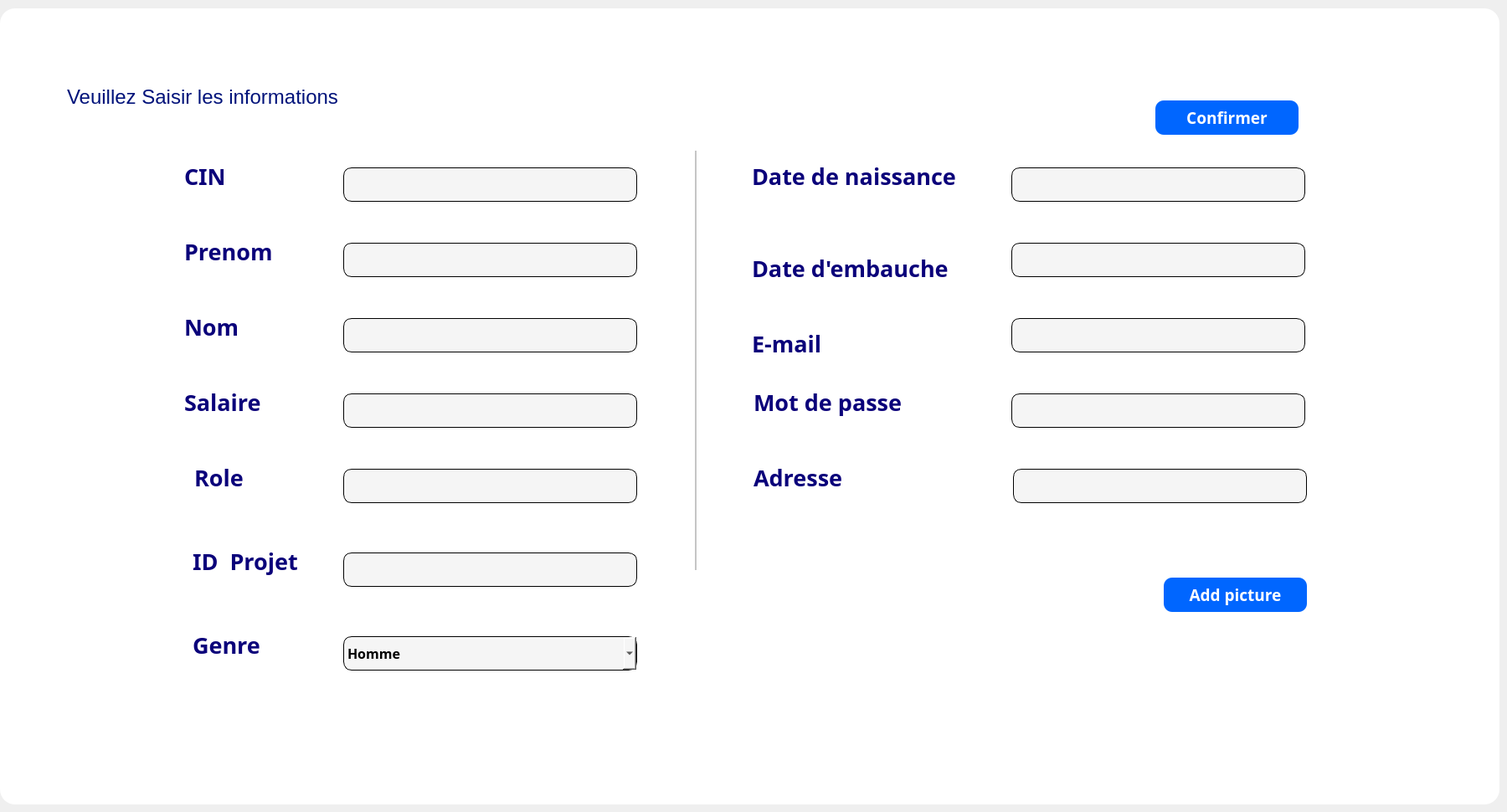
      <widget class="QWidget" name="tab_2">
       <attribute name="icon">
        <iconset resource="D:/volve/untitled22/res.qrc">
         <normaloff>:/icon/icons/icons8-crayon-64.png</normaloff>:/icon/icons/icons8-crayon-64.png</iconset>
       </attribute>
       <attribute name="title">
        <string>Modifier</string>
       </attribute>
       <widget class="QFrame" name="frame_6">
        <property name="geometry">
         <rect>
          <x>0</x>
          <y>10</y>
          <width>1791</width>
          <height>951</height>
         </rect>
        </property>
        <property name="styleSheet">
         <string notr="true">border-radius:18px;
background:white;
</string>
        </property>
        <property name="frameShape">
         <enum>QFrame::StyledPanel</enum>
        </property>
        <property name="frameShadow">
         <enum>QFrame::Raised</enum>
        </property>
        <widget class="QLineEdit" name="le_roleM">
         <property name="geometry">
          <rect>
           <x>410</x>
           <y>550</y>
           <width>351</width>
           <height>41</height>
          </rect>
         </property>
         <property name="styleSheet">
          <string notr="true">border-radius: 10px;
background: #F5F5F5;
border: 1px solid #000000;
padding-bottom:7px;</string>
         </property>
        </widget>
        <widget class="QLabel" name="lab_mdbM">
         <property name="geometry">
          <rect>
           <x>900</x>
           <y>440</y>
           <width>181</width>
           <height>61</height>
          </rect>
         </property>
         <property name="font">
          <font>
           <family>Yu Gothic UI Semibold</family>
           <pointsize>20</pointsize>
           <weight>75</weight>
           <bold>true</bold>
          </font>
         </property>
         <property name="styleSheet">
          <string notr="true">color: rgb(10, 0, 122);</string>
         </property>
         <property name="text">
          <string>Mot de passe</string>
         </property>
        </widget>
        <widget class="QLineEdit" name="le_emailM">
         <property name="geometry">
          <rect>
           <x>1208</x>
           <y>370</y>
           <width>351</width>
           <height>41</height>
          </rect>
         </property>
         <property name="styleSheet">
          <string notr="true">border-radius: 10px;
background: #F5F5F5;
border: 1px solid #000000;
padding-bottom:7px;</string>
         </property>
        </widget>
        <widget class="QLineEdit" name="le_salaireM">
         <property name="geometry">
          <rect>
           <x>410</x>
           <y>460</y>
           <width>351</width>
           <height>41</height>
          </rect>
         </property>
         <property name="styleSheet">
          <string notr="true">border-radius: 10px;
background: #F5F5F5;
border: 1px solid #000000;
padding-bottom:7px;</string>
         </property>
        </widget>
        <widget class="QLabel" name="lab_embM">
         <property name="geometry">
          <rect>
           <x>898</x>
           <y>280</y>
           <width>271</width>
           <height>61</height>
          </rect>
         </property>
         <property name="font">
          <font>
           <family>Yu Gothic UI Semibold</family>
           <pointsize>20</pointsize>
           <weight>75</weight>
           <bold>true</bold>
          </font>
         </property>
         <property name="styleSheet">
          <string notr="true">color: rgb(10, 0, 122);</string>
         </property>
         <property name="text">
          <string>Date d'embauche</string>
         </property>
        </widget>
        <widget class="QLineEdit" name="le_dnM">
         <property name="geometry">
          <rect>
           <x>1208</x>
           <y>190</y>
           <width>351</width>
           <height>41</height>
          </rect>
         </property>
         <property name="styleSheet">
          <string notr="true">border-radius: 10px;
background: #F5F5F5;
border: 1px solid #000000;
padding-bottom:7px;</string>
         </property>
        </widget>
        <widget class="QLabel" name="lab_dnM">
         <property name="geometry">
          <rect>
           <x>898</x>
           <y>170</y>
           <width>281</width>
           <height>61</height>
          </rect>
         </property>
         <property name="font">
          <font>
           <family>Yu Gothic UI Semibold</family>
           <pointsize>20</pointsize>
           <weight>75</weight>
           <bold>true</bold>
          </font>
         </property>
         <property name="styleSheet">
          <string notr="true">color: rgb(10, 0, 122);</string>
         </property>
         <property name="text">
          <string>Date de naissance</string>
         </property>
        </widget>
        <widget class="QLabel" name="lab_roleM">
         <property name="geometry">
          <rect>
           <x>232</x>
           <y>540</y>
           <width>131</width>
           <height>41</height>
          </rect>
         </property>
         <property name="font">
          <font>
           <family>Yu Gothic UI Semibold</family>
           <pointsize>20</pointsize>
           <weight>75</weight>
           <bold>true</bold>
          </font>
         </property>
         <property name="styleSheet">
          <string notr="true">color: rgb(10, 0, 122);</string>
         </property>
         <property name="text">
          <string>Role</string>
         </property>
        </widget>
        <widget class="QLabel" name="lab_prM">
         <property name="geometry">
          <rect>
           <x>220</x>
           <y>260</y>
           <width>261</width>
           <height>61</height>
          </rect>
         </property>
         <property name="font">
          <font>
           <family>Yu Gothic UI Semibold</family>
           <pointsize>20</pointsize>
           <weight>75</weight>
           <bold>true</bold>
          </font>
         </property>
         <property name="styleSheet">
          <string notr="true">color: rgb(10, 0, 122);</string>
         </property>
         <property name="text">
          <string>Prenom</string>
         </property>
        </widget>
        <widget class="QLineEdit" name="le_prenomM">
         <property name="geometry">
          <rect>
           <x>410</x>
           <y>280</y>
           <width>351</width>
           <height>41</height>
          </rect>
         </property>
         <property name="styleSheet">
          <string notr="true">border-radius: 10px;
background: #F5F5F5;
border: 1px solid #000000;
padding-bottom:7px;</string>
         </property>
        </widget>
        <widget class="QLabel" name="lab_salM">
         <property name="geometry">
          <rect>
           <x>220</x>
           <y>440</y>
           <width>151</width>
           <height>61</height>
          </rect>
         </property>
         <property name="font">
          <font>
           <family>Yu Gothic UI Semibold</family>
           <pointsize>20</pointsize>
           <weight>75</weight>
           <bold>true</bold>
          </font>
         </property>
         <property name="styleSheet">
          <string notr="true">color: rgb(10, 0, 122);</string>
         </property>
         <property name="text">
          <string>Salaire</string>
         </property>
        </widget>
        <widget class="QLineEdit" name="le_nomM">
         <property name="geometry">
          <rect>
           <x>410</x>
           <y>370</y>
           <width>351</width>
           <height>41</height>
          </rect>
         </property>
         <property name="styleSheet">
          <string notr="true">border-radius: 10px;
background: #F5F5F5;
border: 1px solid #000000;
padding-bottom:7px;</string>
         </property>
        </widget>
        <widget class="Line" name="line_2">
         <property name="geometry">
          <rect>
           <x>830</x>
           <y>170</y>
           <width>2</width>
           <height>501</height>
          </rect>
         </property>
         <property name="font">
          <font>
           <pointsize>2</pointsize>
          </font>
         </property>
         <property name="styleSheet">
          <string notr="true">background:rgb(197, 197, 197);</string>
         </property>
         <property name="orientation">
          <enum>Qt::Vertical</enum>
         </property>
        </widget>
        <widget class="QLabel" name="lab_emailM">
         <property name="geometry">
          <rect>
           <x>898</x>
           <y>370</y>
           <width>151</width>
           <height>61</height>
          </rect>
         </property>
         <property name="font">
          <font>
           <family>Yu Gothic UI Semibold</family>
           <pointsize>20</pointsize>
           <weight>75</weight>
           <bold>true</bold>
          </font>
         </property>
         <property name="styleSheet">
          <string notr="true">color: rgb(10, 0, 122);</string>
         </property>
         <property name="text">
          <string>E-mail</string>
         </property>
        </widget>
        <widget class="QPushButton" name="pb_add_pM">
         <property name="geometry">
          <rect>
           <x>1390</x>
           <y>680</y>
           <width>171</width>
           <height>41</height>
          </rect>
         </property>
         <property name="font">
          <font>
           <family>Yu Gothic UI Semibold</family>
           <pointsize>14</pointsize>
           <weight>75</weight>
           <bold>true</bold>
          </font>
         </property>
         <property name="styleSheet">
          <string notr="true">QPushButton {
background:rgb(0, 102, 255);
color:white;
border-radius: 10px;
}

QPushButton::hover
{
background:rgb(0, 51, 162);
color:white;
border-radius: 10px;

}</string>
         </property>
         <property name="text">
          <string>Add picture</string>
         </property>
        </widget>
        <widget class="QLineEdit" name="le_mdpM">
         <property name="geometry">
          <rect>
           <x>1208</x>
           <y>460</y>
           <width>351</width>
           <height>41</height>
          </rect>
         </property>
         <property name="styleSheet">
          <string notr="true">border-radius: 10px;
background: #F5F5F5;
border: 1px solid #000000;
padding-bottom:7px;</string>
         </property>
        </widget>
        <widget class="QLabel" name="lab_nomM">
         <property name="geometry">
          <rect>
           <x>220</x>
           <y>350</y>
           <width>161</width>
           <height>61</height>
          </rect>
         </property>
         <property name="font">
          <font>
           <family>Yu Gothic UI Semibold</family>
           <pointsize>20</pointsize>
           <weight>75</weight>
           <bold>true</bold>
          </font>
         </property>
         <property name="styleSheet">
          <string notr="true">color: rgb(10, 0, 122);</string>
         </property>
         <property name="text">
          <string>Nom</string>
         </property>
        </widget>
        <widget class="QLineEdit" name="le_embM">
         <property name="geometry">
          <rect>
           <x>1208</x>
           <y>280</y>
           <width>351</width>
           <height>41</height>
          </rect>
         </property>
         <property name="styleSheet">
          <string notr="true">border-radius: 10px;
background: #F5F5F5;
border: 1px solid #000000;
padding-bottom:7px;</string>
         </property>
        </widget>
        <widget class="QLabel" name="profilePictureLabel_2">
         <property name="geometry">
          <rect>
           <x>1050</x>
           <y>660</y>
           <width>171</width>
           <height>131</height>
          </rect>
         </property>
         <property name="text">
          <string/>
         </property>
        </widget>
        <widget class="QLabel" name="label_vs_2">
         <property name="geometry">
          <rect>
           <x>80</x>
           <y>90</y>
           <width>501</width>
           <height>31</height>
          </rect>
         </property>
         <property name="font">
          <font>
           <pointsize>18</pointsize>
          </font>
         </property>
         <property name="styleSheet">
          <string notr="true">color: r;
color: rgb(0, 18, 122);</string>
         </property>
         <property name="text">
          <string>Veuillez Saisir les informations </string>
         </property>
        </widget>
        <widget class="QPushButton" name="pb_modifier">
         <property name="geometry">
          <rect>
           <x>1380</x>
           <y>110</y>
           <width>171</width>
           <height>41</height>
          </rect>
         </property>
         <property name="font">
          <font>
           <family>Yu Gothic UI Semibold</family>
           <pointsize>14</pointsize>
           <weight>75</weight>
           <bold>true</bold>
          </font>
         </property>
         <property name="cursor">
          <cursorShape>PointingHandCursor</cursorShape>
         </property>
         <property name="styleSheet">
          <string notr="true">QPushButton {
background:rgb(0, 102, 255);
color:white;
border-radius: 10px;
}

QPushButton::hover
{
background:rgb(0, 51, 162);
color:white;
border-radius: 10px;

}</string>
         </property>
         <property name="text">
          <string>Confirmer</string>
         </property>
         <property name="icon">
          <iconset resource="D:/volve/untitled22/res.qrc">
           <normaloff>:/icon/icons/icons8-ok-64.png</normaloff>:/icon/icons/icons8-ok-64.png</iconset>
         </property>
         <property name="iconSize">
          <size>
           <width>30</width>
           <height>30</height>
          </size>
         </property>
        </widget>
        <widget class="QLineEdit" name="le_adresseM">
         <property name="geometry">
          <rect>
           <x>1210</x>
           <y>550</y>
           <width>351</width>
           <height>41</height>
          </rect>
         </property>
         <property name="styleSheet">
          <string notr="true">border-radius: 10px;
background: #F5F5F5;
border: 1px solid #000000;
padding-bottom:7px;</string>
         </property>
        </widget>
        <widget class="QLabel" name="lab_adresse_3">
         <property name="geometry">
          <rect>
           <x>900</x>
           <y>530</y>
           <width>181</width>
           <height>61</height>
          </rect>
         </property>
         <property name="font">
          <font>
           <family>Yu Gothic UI Semibold</family>
           <pointsize>20</pointsize>
           <weight>75</weight>
           <bold>true</bold>
          </font>
         </property>
         <property name="styleSheet">
          <string notr="true">color: rgb(10, 0, 122);</string>
         </property>
         <property name="text">
          <string>Adresse</string>
         </property>
        </widget>
        <widget class="QLabel" name="lab_cin_6">
         <property name="geometry">
          <rect>
           <x>230</x>
           <y>630</y>
           <width>151</width>
           <height>61</height>
          </rect>
         </property>
         <property name="font">
          <font>
           <family>Yu Gothic UI Semibold</family>
           <pointsize>20</pointsize>
           <weight>75</weight>
           <bold>true</bold>
          </font>
         </property>
         <property name="styleSheet">
          <string notr="true">color: rgb(10, 0, 122);</string>
         </property>
         <property name="text">
          <string>ID  Projet</string>
         </property>
        </widget>
        <widget class="QLineEdit" name="le_cinM">
         <property name="geometry">
          <rect>
           <x>410</x>
           <y>190</y>
           <width>351</width>
           <height>41</height>
          </rect>
         </property>
         <property name="styleSheet">
          <string notr="true">border-radius: 10px;
background: #F5F5F5;
border: 1px solid #000000;
padding-bottom:7px;</string>
         </property>
         <property name="inputMask">
          <string/>
         </property>
         <property name="text">
          <string/>
         </property>
        </widget>
        <widget class="QLineEdit" name="le_id_pM">
         <property name="geometry">
          <rect>
           <x>410</x>
           <y>650</y>
           <width>351</width>
           <height>41</height>
          </rect>
         </property>
         <property name="styleSheet">
          <string notr="true">border-radius: 10px;
background: #F5F5F5;
border: 1px solid #000000;
padding-bottom:7px;</string>
         </property>
         <property name="inputMask">
          <string/>
         </property>
         <property name="text">
          <string/>
         </property>
        </widget>
        <widget class="QLabel" name="lab_cinM">
         <property name="geometry">
          <rect>
           <x>220</x>
           <y>170</y>
           <width>151</width>
           <height>61</height>
          </rect>
         </property>
         <property name="font">
          <font>
           <family>Yu Gothic UI Semibold</family>
           <pointsize>20</pointsize>
           <weight>75</weight>
           <bold>true</bold>
          </font>
         </property>
         <property name="styleSheet">
          <string notr="true">color: rgb(10, 0, 122);</string>
         </property>
         <property name="text">
          <string>CIN</string>
         </property>
        </widget>
        <widget class="QComboBox" name="cb_genre_2">
         <property name="geometry">
          <rect>
           <x>410</x>
           <y>750</y>
           <width>351</width>
           <height>41</height>
          </rect>
         </property>
         <property name="font">
          <font>
           <family>Yu Gothic UI Semibold</family>
           <pointsize>12</pointsize>
           <weight>75</weight>
           <bold>true</bold>
          </font>
         </property>
         <property name="cursor">
          <cursorShape>PointingHandCursor</cursorShape>
         </property>
         <property name="styleSheet">
          <string notr="true">
QComboBox{
   border-radius: 10px;
background: #F5F5F5;
border: 1px solid #000000;}

QComboBox QAbstractItemView::item {
    background-color: white;
    color: black;
}

QComboBox::drop-down {
    subcontrol-origin: padding;
    subcontrol-position: top right;
    width: 20px;
    border-left-width: 1px;
    border-left-color: darkgray;
    border-left-style: solid;
    border-top-right-radius: 3px;
    border-bottom-right-radius: 3px;
    background-image: url(icon.png);
    background-repeat: no-repeat;
    background-position: center;
    margin-right: 1px;


	
	image: url(:/icon/icons/icons8-sort-down-50.png);
}


QComboBox::drop-down::hover {
    subcontrol-origin: padding;
    subcontrol-position: top right;
    width: 20px;
    border-left-width: 1px;
    border-left-color: darkgray;
    border-left-style: solid;
    border-top-right-radius: 3px;
    border-bottom-right-radius: 3px;
    background-image: url(icon.png);
    background-repeat: no-repeat;
    background-position: center;
    margin-right: 1px;
	background-color: rgb(170, 170, 170);
	
	
	image: url(:/icon/icons/icons8-sort-down-50.png);
}</string>
         </property>
         <property name="editable">
          <bool>false</bool>
         </property>
         <item>
          <property name="text">
           <string>Homme</string>
          </property>
         </item>
         <item>
          <property name="text">
           <string>Femme</string>
          </property>
         </item>
        </widget>
        <widget class="QLabel" name="lab_role_3">
         <property name="geometry">
          <rect>
           <x>230</x>
           <y>740</y>
           <width>131</width>
           <height>41</height>
          </rect>
         </property>
         <property name="font">
          <font>
           <family>Yu Gothic UI Semibold</family>
           <pointsize>20</pointsize>
           <weight>75</weight>
           <bold>true</bold>
          </font>
         </property>
         <property name="styleSheet">
          <string notr="true">color: rgb(10, 0, 122);</string>
         </property>
         <property name="text">
          <string>Genre</string>
         </property>
        </widget>
        <widget class="QFrame" name="fr_supprimer_2">
         <property name="geometry">
          <rect>
           <x>920</x>
           <y>60</y>
           <width>431</width>
           <height>91</height>
          </rect>
         </property>
         <property name="font">
          <font>
           <family>Yu Gothic UI</family>
           <pointsize>12</pointsize>
           <weight>50</weight>
           <bold>false</bold>
          </font>
         </property>
         <property name="styleSheet">
          <string notr="true">color:black</string>
         </property>
         <property name="frameShape">
          <enum>QFrame::StyledPanel</enum>
         </property>
         <property name="frameShadow">
          <enum>QFrame::Raised</enum>
         </property>
         <widget class="QLabel" name="lab_error_2">
          <property name="geometry">
           <rect>
            <x>40</x>
            <y>20</y>
            <width>361</width>
            <height>61</height>
           </rect>
          </property>
          <property name="font">
           <font>
            <family>Yu Gothic UI Semibold</family>
            <pointsize>18</pointsize>
            <weight>75</weight>
            <bold>true</bold>
           </font>
          </property>
          <property name="styleSheet">
           <string notr="true">background:none</string>
          </property>
          <property name="text">
           <string/>
          </property>
         </widget>
        </widget>
        <widget class="QLineEdit" name="le_nomphoto_2">
         <property name="geometry">
          <rect>
           <x>910</x>
           <y>700</y>
           <width>131</width>
           <height>41</height>
          </rect>
         </property>
        </widget>
       </widget>
      </widget>
